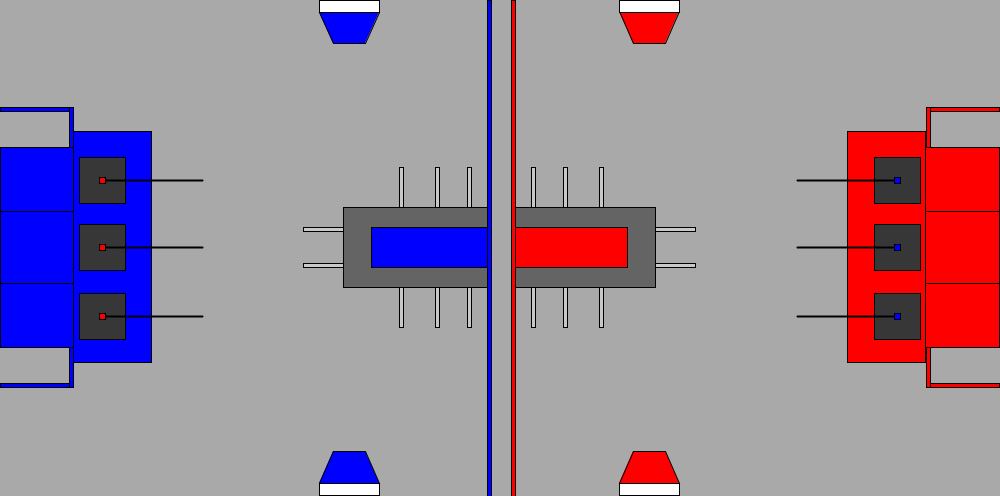
Frame 1 (no input)
Frame 60 (the mouse pressed at the canvas centre just before this capture): identical to frame 1, image omitted
Frame 120 (the mouse held since frame 60 and released just before this capture): identical to frame 1, image omitted

The Processing sketch that drew this single still picture (run headless with seeded random() and noise(); from frame 60 on, the mouse is pressed at the canvas centre):

// Processing sketch: Display
// ── Display.pde
void setup(){
  size(1000,496);
  background(169,169,169);
  
  
}

boolean keyLeft = false, keyRight = false, keyForward = false, keyBackward = false, keyStop = false;

Field field = new Field(300,6);

void draw(){
  //Blue is always on the left, red is on the right
  background(169,169,169);
  
  //Spaceships
  fill(100,100,100);//bases
  rect(488-144-1,248-40-1,144,80);
  rect(488+24-1,248-40-1,144,80);
  fill(0,0,255);//blue label
  rect(488-116-1,248-20-1,116,40);
  fill(255,0,0);//red label
  rect(488+24-1,248-20-1,116,40);
  
  //Rockets
  fill(0,0,255);//Blue Rockets
  quad(320-1,12,380-1,12,  334+32-1,44-1,334-1,44-1);
  quad(320-1,496-12-1,380-1,496-12-1,  334+32-1,496-44-1,334-1,496-44-1);
  
  fill(255,0,0);//Red Rockets
  quad(1000-380-1,12-1,1000-320-1,12-1,  1000-334-1,44-1,1000-334-32-1,44-1);
  quad(1000-380-1,496-12-1,1000-320-1,496-12-1,  1000-334-1,496-44-1,1000-334-32-1,496-44-1);
  
  fill(255,255,255);//Rocket Bases
  rect(320-1,0,60,12);
  rect(320-1,496-12-1,60,12);
  rect(1000-380-1,0,60,12);
  rect(1000-380-1,496-12-1,60,12);
  
  //Tape Markers
  fill(0,0,255);
  rect(0,248-140-1,74-1,4);
  rect(0,496-108-4-1,74-1,4);
  rect(74-4-1,108-1,4,40);
  rect(74-4-1,496-108-40-1,4,40);
  rect(488-1,0,4,496); //Center Marker
  
  fill(255,0,0);
  rect(1000-74,248-140-1,74-1,4);
  rect(1000-74,496-108-4-1,74-1,4);
  rect(1000-74,108-1,4,40);
  rect(1000-74,496-108-40-1,4,40);
  rect(1000-488-1,0,4,496); //Center Marker
  
  fill(200,200,200);//add white tape strips here
  rect(488-20-1,248-40-40-1,4,40);//blue spaceship
  rect(488-52-1,248-40-40-1,4,40);
  rect(488-88-1,248-40-40-1,4,40);
  rect(488-+20-1,248+40-1,4,40);
  rect(488-52-1,248+40-1,4,40);
  rect(488-88-1,248+40-1,4,40);
  
  rect(488+24+20-1,248-40-40-1,4,40);//red spaceship
  rect(488+24+52-1,248-40-40-1,4,40);
  rect(488+24+88-1,248-40-40-1,4,40);  
  rect(488+24+20-1,248+40-1,4,40);
  rect(488+24+52-1,248+40-1,4,40);
  rect(488+24+88-1,248+40-1,4,40);
  
  rect(488-144-40-1,248-20-1,40,4);
  rect(488-144-40-1,248-20+40-4-1,40,4);
  rect(488+24+144-1,248-20-1,40,4);
  rect(488+24+144-1,248-20+40-4-1,40,4);
  
  //Habitats
  fill(0,0,255);
  rect(0,148-1,74,64);
  rect(0,148+64-1,74,72);
  rect(0,148+64+72-1,74,64);
  rect(74-1,132-1,152-74,496-132-132-1);
  
  fill(255,0,0);
  rect(1000-74-1,148-1,74,64);
  rect(1000-74-1,148+64-1,74,72);
  rect(1000-74-1,148+64+72-1,74,64);
  rect(1000-152-1,132-1,152-74,496-132-132-1);
  
  //Movement Calculations
  if (keyLeft) field.players[0].turnLeft();
  if (keyRight) field.players[0].turnRight();
  if (keyForward) field.players[0].changeMoving(1);
  if (keyBackward) field.players[0].changeMoving(-1);
  if (keyStop) field.players[0].changeMoving(0);
  field.players[0].move();
  field.show();
}

//Movement management
void keyPressed(){
  if(keyCode == LEFT) keyLeft = true;
  if(keyCode == RIGHT) keyRight = true;
  if(keyCode == UP) keyForward = true;
  if(keyCode == DOWN) keyBackward = true;
  if(keyCode == CONTROL) keyStop = true;
}
void keyReleased(){
  if(keyCode == LEFT) keyLeft = false;
  if(keyCode == RIGHT) keyRight = false;
  if(keyCode == UP) keyForward = false;
  if(keyCode == DOWN) keyBackward = false;
  if(keyCode == CONTROL) keyStop = false;
}

// ── Field.pde
class Field {
  public Robot[] players;
  private int[][] grid;
  private final int HEIGHT=496, WIDTH=1000;
  private int[] scoreboard;
  public Field(int time, int players) {

    //Input Values
    this.players = new Robot[players];
    scoreboard = new int[3];
    scoreboard[0]=0;
    scoreboard[1]=0;
    scoreboard[2] = time;//red score, blue score, time

    //Creating Players
    this.players[0] = new Robot(79, 248-36-32-23, 46, "red");
    this.players[1] = new Robot(79, 248-23-1, 46, "red");
    this.players[2] = new Robot(79, 248+36+32-23, 46, "red");
    this.players[3] = new Robot(1000-79-46-1, 248-36-32-23, 46, "blue");
    this.players[4] = new Robot(1000-79-46-1, 248-23-1, 46, "blue");
    this.players[5] = new Robot(1000-79-46-1, 248+36+32-23, 46, "blue");
    
   
    grid = new int[HEIGHT][WIDTH];
    for (int i=0; i<HEIGHT; i++) {
      for (int j=0; j<WIDTH; j++) {
        grid[i][j] = 0;
      }
    }
  }


  //fetch statistics
  public int getTimer() {
    return scoreboard[2];
  }
  public Robot[] getPlayerData() {
    return players;}

  //Display
  public void show() {
    for (int i=0; i<6; i++) {
      players[i].show();
    }
  }  
}

// ── Robot.pde
class Robot{
  private float[] pos = new float[2];
  private final int size;
  private String team;
  private float direction; //Direction is represented in radians with 0 representing straight right
  private float speed;
  private int moving = 0;
  
  public Robot(int startX, int startY, int size, String team){
    pos[0] = startX;
    pos[1] = startY;
    this.size = size;
    this.team = team;
    if(team=="red") direction = 0;
    if(team=="blue") direction = PI;
    speed = 2.5*(46.0/size);
  }
  
  //Fetch Statistics
  public float getPosX(){
    return pos[0];
  }
  public float getPosY(){
    return pos[1];
  }
  public int getSize(){
    return size;
  }
  public float getDir(){
    return direction;
  }
  
  //Display
  void show(){  
    pushMatrix();
    translate(pos[0]+size/2,pos[1]+size/2); //Robots use their centers as pivot points
    rotate((-1)*direction);
    fill(55,55,55);
    rect(-size/2,-size/2,size,size);
    
    //Direction Arrow
    strokeWeight(2);
    line(0,0,100,0);
    strokeWeight(1);
    
    //Team Marker
    if (team=="red")fill(255,0,0);
    if (team=="blue")fill(0,0,255);
    rect(-3,-3,6,6);
    popMatrix();
  }
  
  //Movement
  public void move(){
    pos[0]+=cos(-direction)* speed * moving;
    pos[1]+=sin(-direction)* speed * moving;
  }
  public void changeMoving(int x){
    moving = x;}
  public void turnLeft(){
    direction+=0.05;}
  public void turnRight(){
    direction-=0.05;}
}
